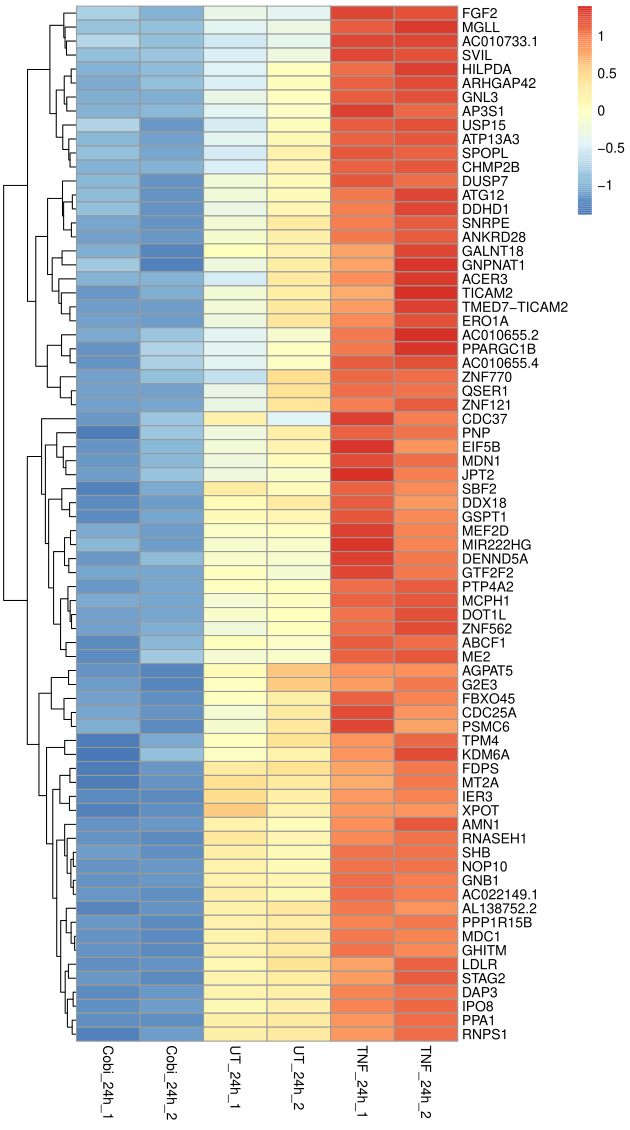

This figure's R source:
# Clear workspace
rm(list = ls())

# Read table
norm_counts_74_genes <- read.table("74_genes_normalized_counts_rnaseq.tab", sep="\t", header = TRUE)
head(norm_counts_74_genes)

# Set first column to be the rownames
rownames(norm_counts_74_genes) <- norm_counts_74_genes[,1]
head(norm_counts_74_genes)

# Remove the first column
norm_counts_74_genes <- norm_counts_74_genes[ ,2:ncol(norm_counts_74_genes)]
head(norm_counts_74_genes)

# Reorder columns
norm_counts_74_genes <- norm_counts_74_genes[ ,c("Cobi_24h_1", "Cobi_24h_2", "UT_24h_1", "UT_24h_2", "TNF_24h_1", "TNF_24h_2")]
head(norm_counts_74_genes)

norm_counts_74_genes = as.data.frame(norm_counts_74_genes)

### Make a heatmap
pheatmap(norm_counts_74_genes, color = colorRampPalette(rev(brewer.pal(n = 7, name ="RdYlBu")))(100),
         cluster_rows = T, clustering_distance_rows = "manhattan", show_rownames=T, fontsize = 10,
         fontsize_row = 10, height=20, cluster_cols = F, scale="row")
